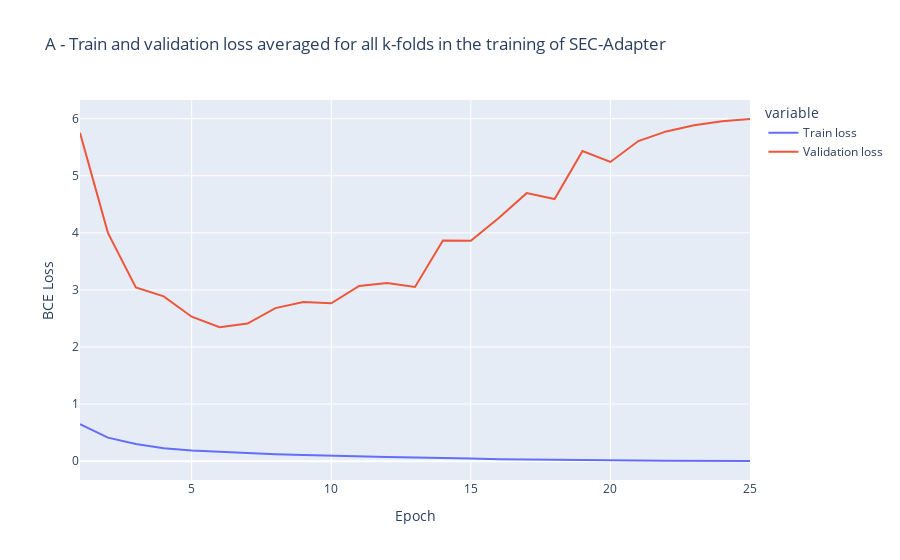

The notebook cell this image was saved under:
### Code cell
import plotly.express as px

loss_df_merged = dict_of_dfs_list["loss.csv"].merge(dict_of_dfs_list["eval_loss.csv"], on='Step', how='inner', suffixes=("_train", "_val"))
pepare_df_to_plot(loss_df_merged, {"Value_train": "Train loss", "Value_val": "Validation loss"})

fig = px.line(loss_df_merged, x="Epoch", y=["Train loss", "Validation loss"], title=f"A - Train and validation loss averaged for all k-folds in the training of SEC-Adapter")
fig.update_layout(yaxis_title="BCE Loss")

### Figure 1 — Plotly figure (JSON) as saved in the notebook; plotly's stock layout.template omitted (floating-point values rounded to 4 significant figures)
{"data": [{"hovertemplate": "variable=Train loss<br>Epoch=%{x}<br>value=%{y}<extra></extra>", "legendgroup": "Train loss", "line": {"color": "#636efa", "dash": "solid"}, "marker": {"symbol": "circle"}, "mode": "lines", "name": "Train loss", "orientation": "v", "showlegend": true, "type": "scatter", "x": [1, 2, 3, 4, 5, 6, 7, 8, 9, 10, 11, 12, 13, 14, 15, 16, 17, 18, 19, 20, 21, 22, 23, 24, 25], "xaxis": "x", "y": [0.6487, 0.4127, 0.3, 0.2274, 0.1885, 0.1622, 0.142, 0.1221, 0.1086, 0.09251, 0.08708, 0.07344, 0.06365, 0.0489, 0.04526, 0.0341, 0.02743, 0.02731, 0.01586, 0.0142, 0.01026, 0.007485, 0.006477, 0.00463, 0.003384], "yaxis": "y"}, {"hovertemplate": "variable=Validation loss<br>Epoch=%{x}<br>value=%{y}<extra></extra>", "legendgroup": "Validation loss", "line": {"color": "#EF553B", "dash": "solid"}, "marker": {"symbol": "circle"}, "mode": "lines", "name": "Validation loss", "orientation": "v", "showlegend": true, "type": "scatter", "x": [1, 2, 3, 4, 5, 6, 7, 8, 9, 10, 11, 12, 13, 14, 15, 16, 17, 18, 19, 20, 21, 22, 23, 24, 25], "xaxis": "x", "y": [5.752, 4.0, 3.044, 2.886, 2.531, 2.346, 2.412, 2.682, 2.788, 2.766, 3.069, 3.122, 3.051, 3.866, 3.861, 4.258, 4.695, 4.591, 5.433, 5.242, 5.607, 5.776, 5.886, 5.954, 5.994], "yaxis": "y"}], "layout": {"legend": {"title": {"text": "variable"}, "tracegroupgap": 0}, "title": {"text": "A - Train and validation loss averaged for all k-folds in the training of SEC-Adapter"}, "xaxis": {"anchor": "y", "domain": [0, 1], "title": {"text": "Epoch"}}, "yaxis": {"anchor": "x", "domain": [0, 1], "title": {"text": "BCE Loss"}}}}
